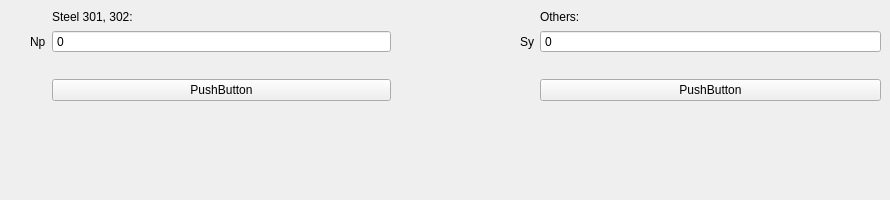
    <widget class="QWidget" name="Sf">
     <widget class="QWidget" name="formLayoutWidget_12">
      <property name="geometry">
       <rect>
        <x>520</x>
        <y>10</y>
        <width>361</width>
        <height>181</height>
       </rect>
      </property>
      <layout class="QFormLayout" name="formLayout_13">
       <item row="0" column="1">
        <widget class="QLabel" name="label">
         <property name="text">
          <string>Others:</string>
         </property>
        </widget>
       </item>
       <item row="1" column="0">
        <widget class="QLabel" name="htext_58">
         <property name="text">
          <string>Sy</string>
         </property>
        </widget>
       </item>
       <item row="1" column="1">
        <widget class="QDoubleSpinBox" name="DoubleSpinBox_16">
         <property name="buttonSymbols">
          <enum>QAbstractSpinBox::NoButtons</enum>
         </property>
         <property name="specialValueText">
          <string>0</string>
         </property>
         <property name="decimals">
          <number>3</number>
         </property>
         <property name="minimum">
          <double>-1000000000000.000000000000000</double>
         </property>
         <property name="maximum">
          <double>1000000000000.000000000000000</double>
         </property>
         <property name="value">
          <double>-1000000000000.000000000000000</double>
         </property>
        </widget>
       </item>
       <item row="3" column="0">
        <widget class="QLabel" name="htext_60">
         <property name="text">
          <string/>
         </property>
        </widget>
       </item>
       <item row="4" column="1">
        <widget class="QPushButton" name="pushButton_22">
         <property name="text">
          <string>PushButton</string>
         </property>
        </widget>
       </item>
      </layout>
     </widget>
     <widget class="QWidget" name="formLayoutWidget_13">
      <property name="geometry">
       <rect>
        <x>30</x>
        <y>10</y>
        <width>361</width>
        <height>181</height>
       </rect>
      </property>
      <layout class="QFormLayout" name="formLayout_14">
       <item row="0" column="1">
        <widget class="QLabel" name="label_2">
         <property name="text">
          <string>Steel 301, 302:</string>
         </property>
        </widget>
       </item>
       <item row="1" column="0">
        <widget class="QLabel" name="htext_59">
         <property name="text">
          <string>Np</string>
         </property>
        </widget>
       </item>
       <item row="1" column="1">
        <widget class="QDoubleSpinBox" name="DoubleSpinBox_17">
         <property name="buttonSymbols">
          <enum>QAbstractSpinBox::NoButtons</enum>
         </property>
         <property name="specialValueText">
          <string>0</string>
         </property>
         <property name="decimals">
          <number>3</number>
         </property>
         <property name="minimum">
          <double>-1000000000000.000000000000000</double>
         </property>
         <property name="maximum">
          <double>1000000000000.000000000000000</double>
         </property>
         <property name="value">
          <double>-1000000000000.000000000000000</double>
         </property>
        </widget>
       </item>
       <item row="3" column="0">
        <widget class="QLabel" name="htext_61">
         <property name="text">
          <string/>
         </property>
        </widget>
       </item>
       <item row="4" column="1">
        <widget class="QPushButton" name="pushButton_23">
         <property name="text">
          <string>PushButton</string>
         </property>
        </widget>
       </item>
      </layout>
     </widget>
    </widget>
